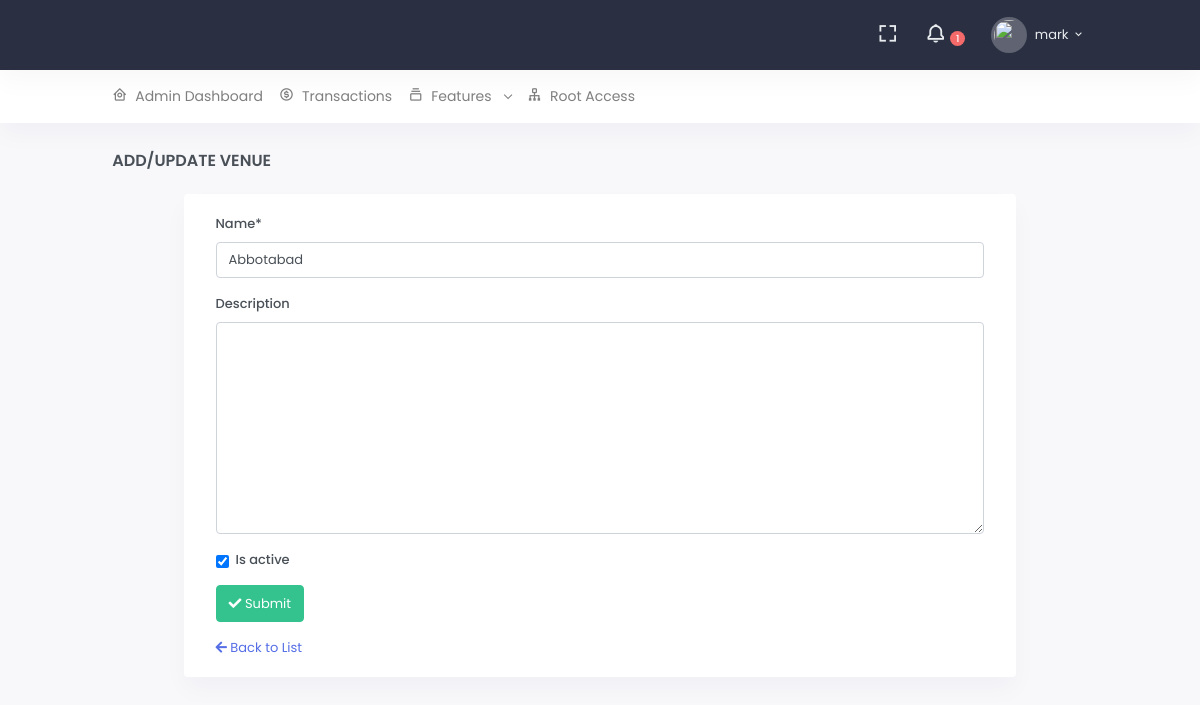
The page /a/venue/5/change/ (signed in) on the database its author committed.
### src/accounts/models.py (models this page shows, shortened)
class User(AbstractUser):
    GENDER_CHOICE = (
        ('m', 'Male'),
        ('f', 'Female'),
        ('o', 'Other'),
    )
    is_customer = models.BooleanField(default=False, help_text="This account belongs to customer")
    profile_image = models.ImageField(
        null=True, blank=True,
        upload_to='images/profiles/',
        verbose_name="Profile Picture", help_text="Profile image must be 150*150 in size of png, jpg or jpeg"
    )
    gender = models.CharField(max_length=1, null=True, blank=True, choices=GENDER_CHOICE)
    about = models.TextField(null=True, blank=True, help_text="Tell us something interesting about yourself")
    address = models.TextField(blank=True, null=True)
    phone_number = models.CharField(max_length=15, null=True, blank=True)
    class Meta:
        verbose_name_plural = "Users"

### src/portals/admins/models.py (models this page shows, shortened)
class Venue(models.Model):
    name = models.CharField(max_length=255)
    description = models.TextField(null=True, blank=True)
    is_active = models.BooleanField(default=True)
    class Meta:
        ordering = ['-id']

### src/portals/admins/views.py (the view)
# urls.py: path('venue/<int:pk>/change/', VenueUpdateView.as_view(), name='venue-update-view'),
class VenueUpdateView(UpdateView):
    queryset = Venue.objects.all()
    fields = ['name', 'description', 'is_active']
    success_url = reverse_lazy('admin-portal:venue-list-view')

### src/portals/admins/templates/admins/venue_form.html (shortened to what this page needs)
{% extends 'core/base.html' %}
{% load static %}
{% load crispy_forms_tags %}
{% block page_heading %}
    Add/Update Venue
{% endblock %}
{% block content %}
    <div class="row justify-content-center">
        <div class="card col-sm-10">
            <div class="card-body">
                <form method="post">
                    {{ form| crispy }}
                    <button class="btn btn-success" type="submit"><i class="fa fa-check"></i> Submit</button>
                </form>
                <div class="mt-3">
                    <a href="{% url 'admin-portal:venue-list-view' %}"><i class="fa fa-arrow-left"></i> Back to List</a>
                </div>
            </div>
        </div>
    </div>
{% endblock %}

### templates/core/base_head.html (shortened to what this page needs)
{% load static %}
<header id="page-topbar">
    <div class="navbar-header">
        <div class="d-flex">
            <div class="navbar-brand-box">
            </div>
        </div>
        <div class="d-flex">
            <div class="dropdown d-none d-lg-inline-block ml-1">
                <button type="button" class="btn header-item noti-icon waves-effect" data-toggle="fullscreen">
                    <i class="bx bx-fullscreen"></i>
                </button>
            </div>
            <div class="dropdown d-inline-block">
                <button type="button" class="btn header-item noti-icon waves-effect"
                        id="page-header-notifications-dropdown"
                        data-toggle="dropdown" aria-haspopup="true" aria-expanded="false">
                    <i class="bx bx-bell bx-tada"></i>
                    <span class="badge badge-danger badge-pill">
                        1
                    </span>
                </button>
            </div>
            <div class="dropdown d-inline-block">
                <button type="button" class="btn header-item waves-effect" id="page-header-user-dropdown"
                        data-toggle="dropdown" aria-haspopup="true" aria-expanded="false">
                    {% if request.user.profile_image %}
                        <img class="rounded-circle header-profile-user" src="{% static 'images/user.png' %}" alt="Header Avatar">
                    {% else %}
                         <img class="rounded-circle header-profile-user" src="{% static 'images/user.png' %}">
                    {% endif %}
                    <span class="d-none d-xl-inline-block ml-1">{{ request.user.username }}</span>
                    <i class="mdi mdi-chevron-down d-none d-xl-inline-block"></i>
                </button>
            </div>
        </div>
    </div>
</header>
<div class="topnav">
    <div class="container-fluid">
        <nav class="navbar navbar-light navbar-expand-lg topnav-menu">
            <div class="collapse navbar-collapse" id="topnav-menu-content">
                <ul class="navbar-nav">
                    {% if request.user.is_authenticated %}
                        {% if request.user.is_superuser %}
                            {% include 'core/include/admin_header.html' %}
                        {% elif request.user.is_staff %}
                            {% include 'core/include/organizer_header.html' %}
                        {% else %}
                            {% include 'core/include/customer_header.html' %}
                        {% endif %}
                    {% endif %}
                </ul>
            </div>
        </nav>
    </div>
</div>

### rows shown on the page
User: user.username "mark"
Venue: name "Abbotabad", is_active "☑"
